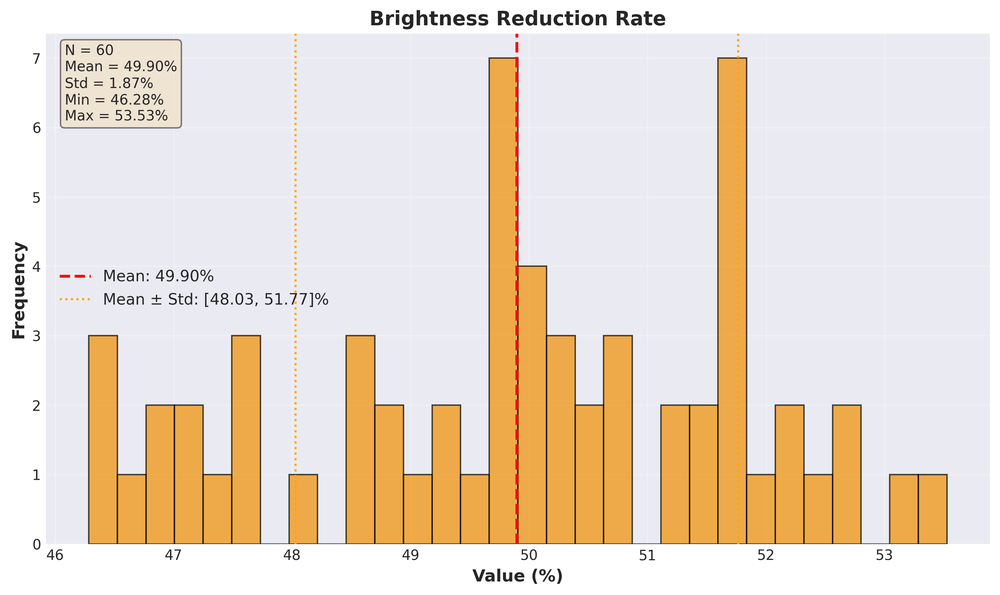
#> input picture Evaluation/Brightness_Reduction_distribution.png, 1000 x 595 px, shrunk from 2964 x 1764 before the run
$ python -i pretreatment_model.py   (imports and definitions only)
#> lines starting #> are read from the running program, lines starting #| are printed output that depends on the picture
#> further down, picture is the input picture: shape (595, 1000, 3); mean B, G, R 205.9, 220.2, 233.9
from __future__ import annotations

from typing import Tuple

import cv2
import numpy as np


class PreprocessingModel:

    def __init__(self, gamma: float = 0.7, clip_limit: float = 1.0, tile_size: int = 8) -> None:
        self.gamma = gamma
        self.clip_limit = clip_limit
        self.tile_size = tile_size

    # ------------------------------------------------------------------
    # Individual processing steps
    # ------------------------------------------------------------------
    def apply_gamma_correction(self, image: np.ndarray, gamma: float | None = None) -> np.ndarray:
        g = self.gamma if gamma is None else gamma
        norm = image.astype(np.float32) / 255.0
        corrected = np.power(norm, g)
        return np.clip(corrected * 255.0, 0, 255).astype(np.uint8)

    def apply_clahe(self, image: np.ndarray, clip_limit: float | None = None, tile_size: int | None = None) -> np.ndarray:
        cl = self.clip_limit if clip_limit is None else clip_limit
        ts = self.tile_size if tile_size is None else tile_size
        lab = cv2.cvtColor(image, cv2.COLOR_BGR2LAB)
#> lab: shape (595, 1000, 3); mean of channels 0, 1, 2 226.2, 131.8, 137.2
        l_channel, a_channel, b_channel = cv2.split(lab)
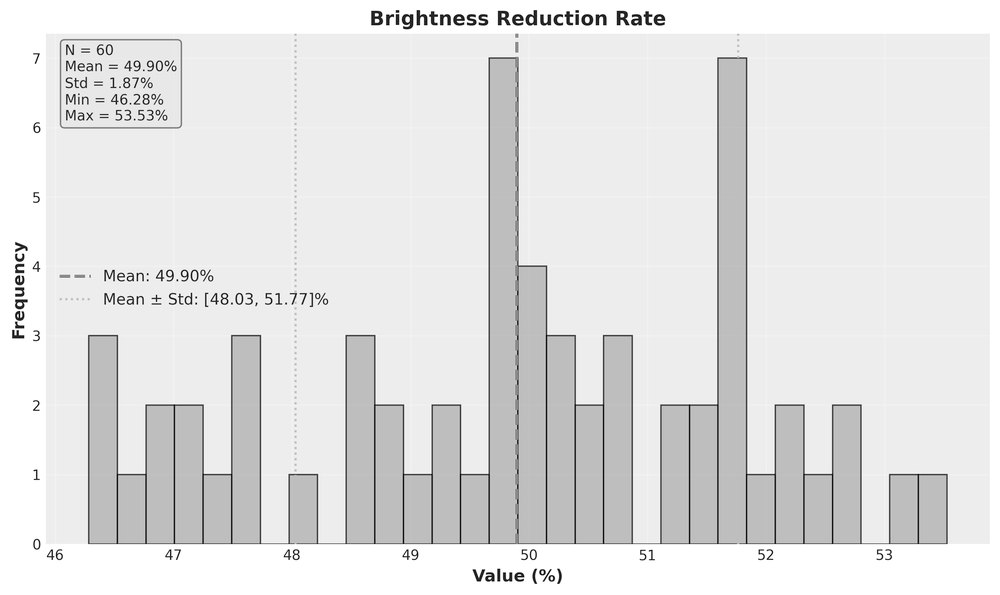
#> l_channel: shape (595, 1000); min 0, max 255, mean 226.2
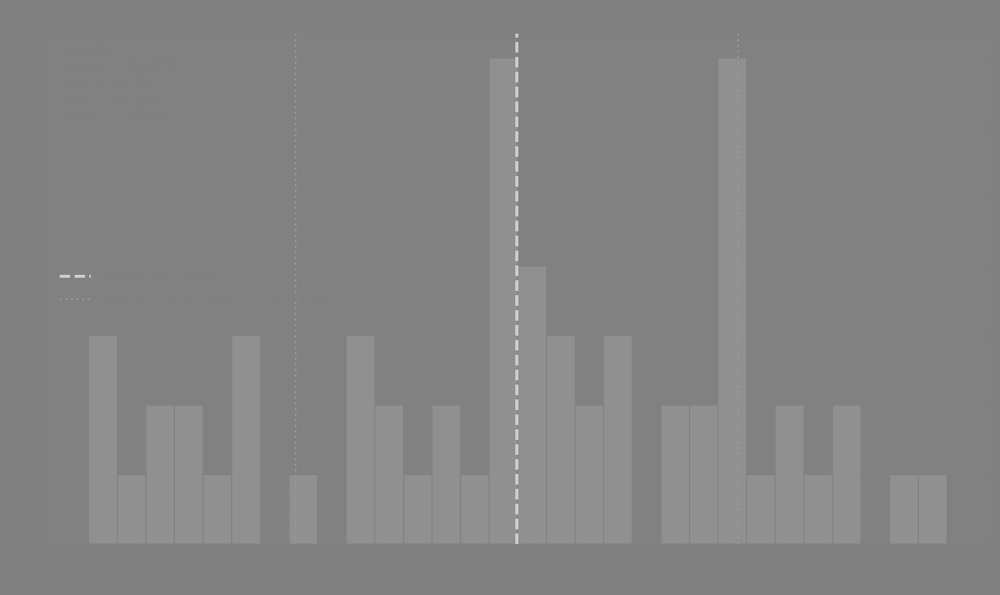
#> a_channel: shape (595, 1000); min 121, max 208, mean 131.8
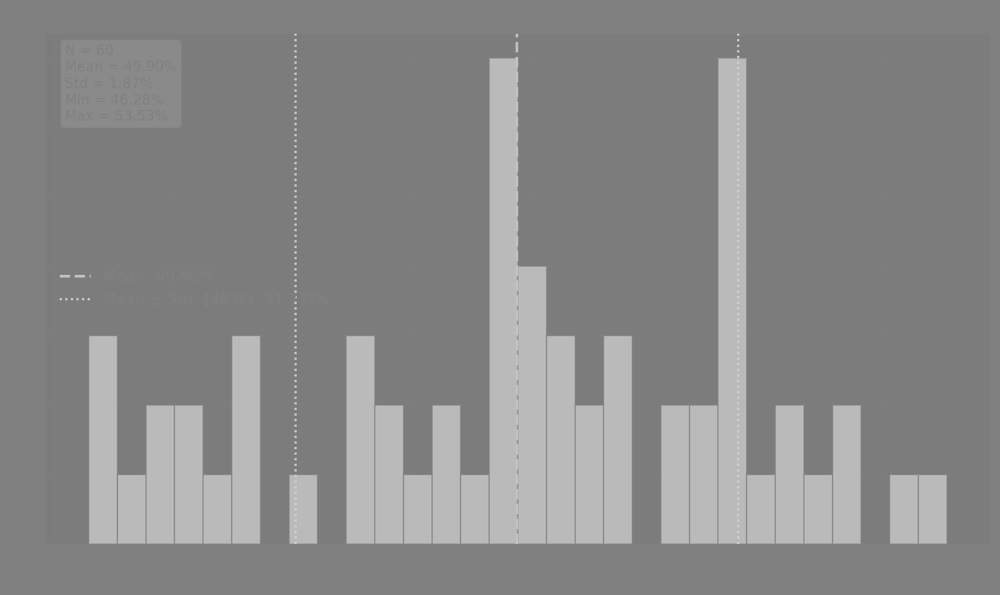
#> b_channel: shape (595, 1000); min 119, max 208, mean 137.2
        clahe = cv2.createCLAHE(clipLimit=cl, tileGridSize=(ts, ts))
        l_equalised = clahe.apply(l_channel)
        lab_eq = cv2.merge((l_equalised, a_channel, b_channel))
#> lab_eq: shape (595, 1000, 3); mean of channels 0, 1, 2 222.5, 131.8, 137.2
        return cv2.cvtColor(lab_eq, cv2.COLOR_LAB2BGR)

    def apply_full_preprocessing(self, image: np.ndarray) -> Tuple[np.ndarray, np.ndarray]:
        gamma_img = self.apply_gamma_correction(image)
        processed = self.apply_clahe(gamma_img)
        return gamma_img, processed

>>> import cv2
>>> picture = cv2.imread('../../Evaluation/Brightness_Reduction_distribution.png')
>>> result = PreprocessingModel().apply_clahe(picture)

$ run again, on Evaluation/Cov_distribution.png
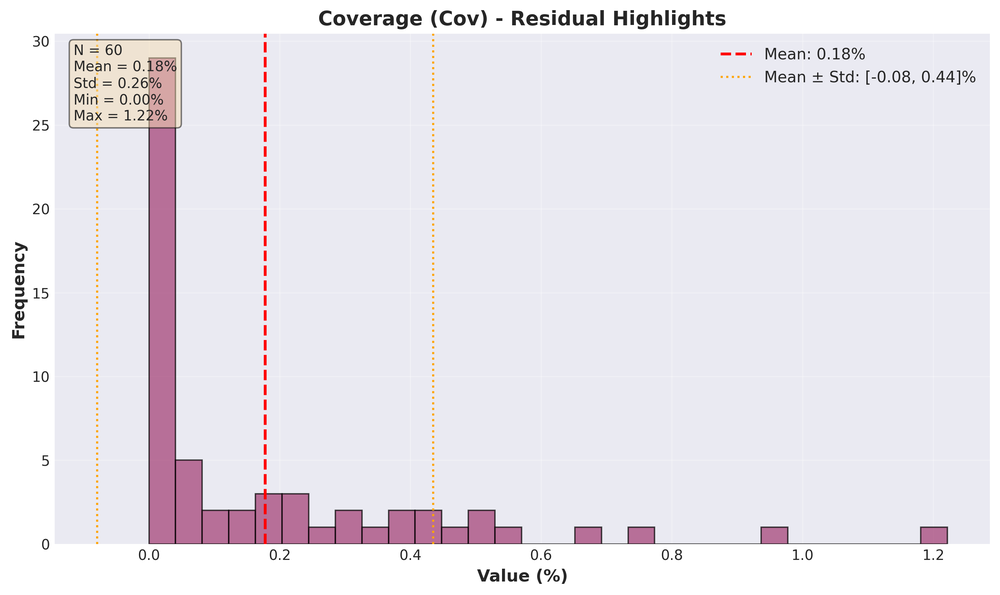
#> input picture Evaluation/Cov_distribution.png, 1000 x 595 px, shrunk from 2964 x 1764 before the run
#> picture is the input picture: shape (595, 1000, 3); mean B, G, R 236.3, 229.3, 232.9
#> lab: shape (595, 1000, 3); mean of channels 0, 1, 2 233.2, 130.3, 125
#> in apply_clahe, `l_channel, a_channel, b_channel = cv2.split(lab)`:
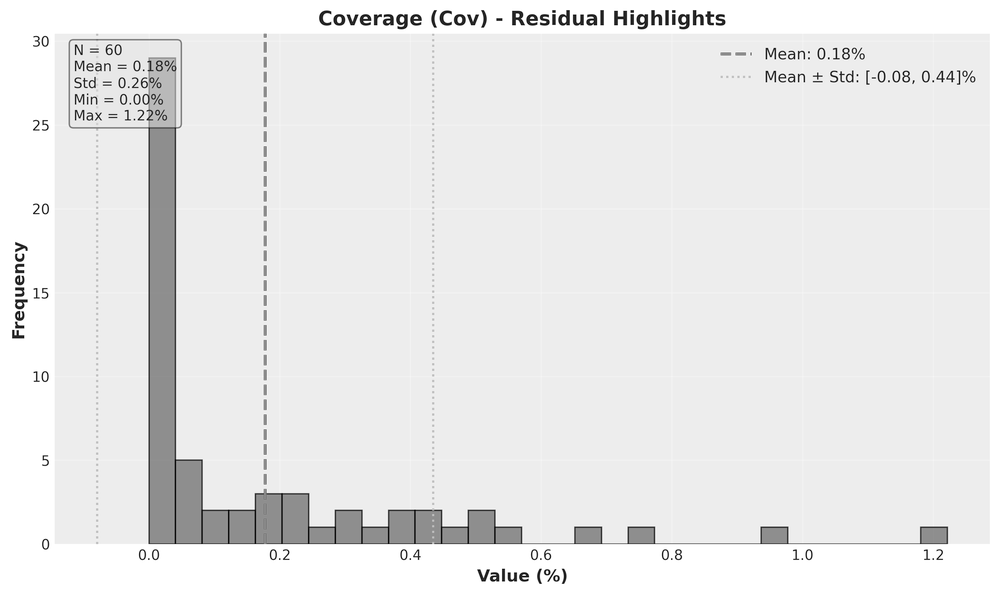
#> l_channel: shape (595, 1000); min 0, max 255, mean 233.2
#> in apply_clahe, `l_channel, a_channel, b_channel = cv2.split(lab)`:
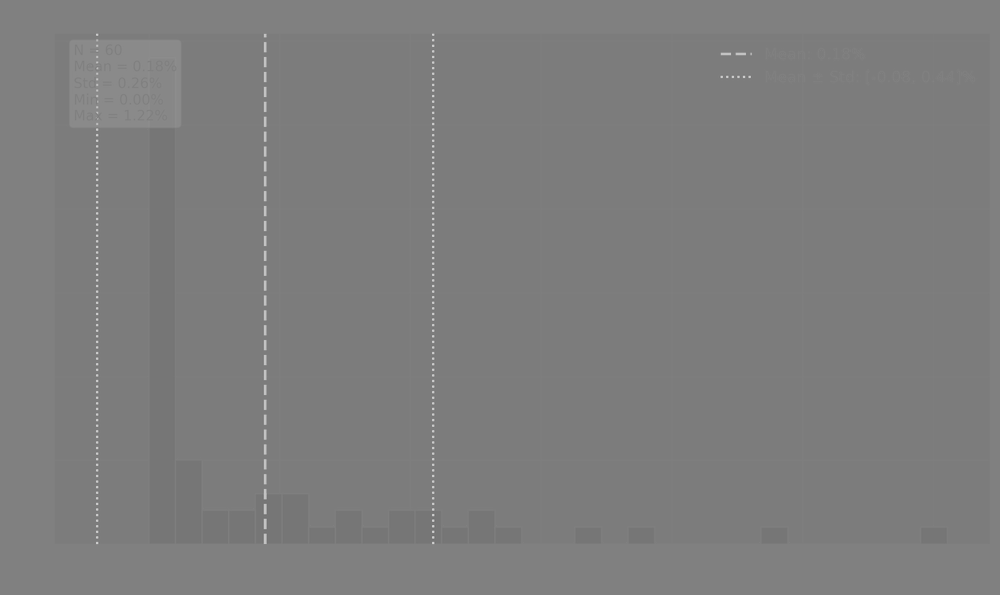
#> b_channel: shape (595, 1000); min 111, max 209, mean 125
#> lab_eq: shape (595, 1000, 3); mean of channels 0, 1, 2 230.1, 130.3, 125

$ run again, on Evaluation/HLR_distribution.png
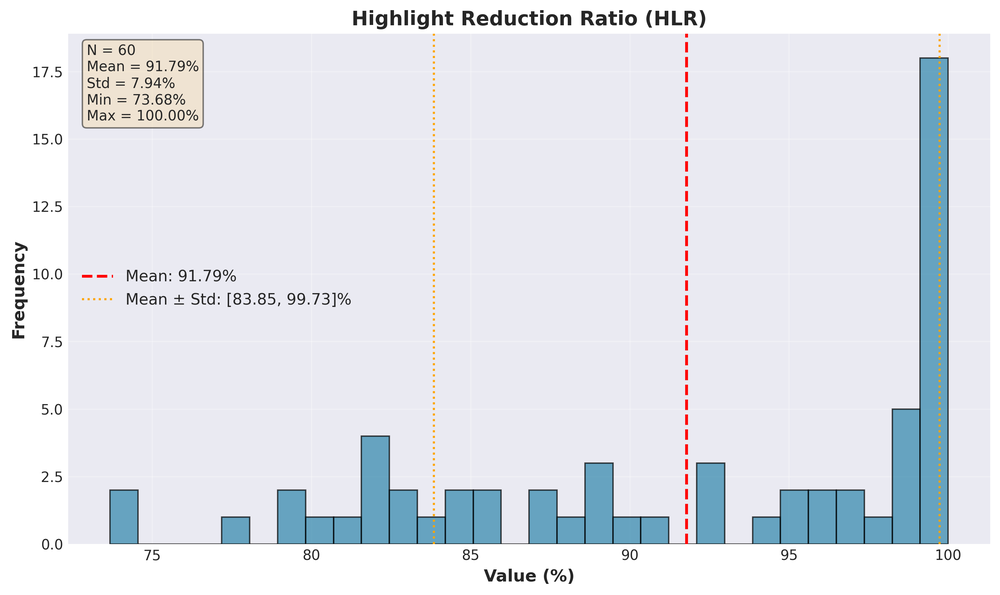
#> input picture Evaluation/HLR_distribution.png, 1000 x 595 px, shrunk from 2964 x 1764 before the run
#> picture is the input picture: shape (595, 1000, 3); mean B, G, R 235.9, 228.9, 225.2
#> lab: shape (595, 1000, 3); mean of channels 0, 1, 2 231.4, 128, 124.2
#> in apply_clahe, `l_channel, a_channel, b_channel = cv2.split(lab)`:
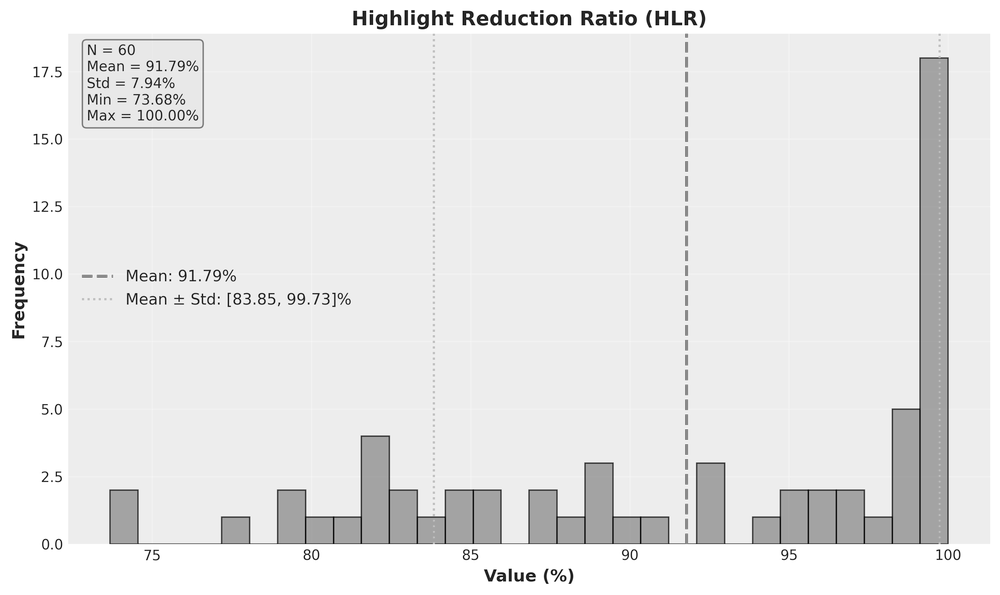
#> l_channel: shape (595, 1000); min 0, max 255, mean 231.4
#> in apply_clahe, `l_channel, a_channel, b_channel = cv2.split(lab)`:
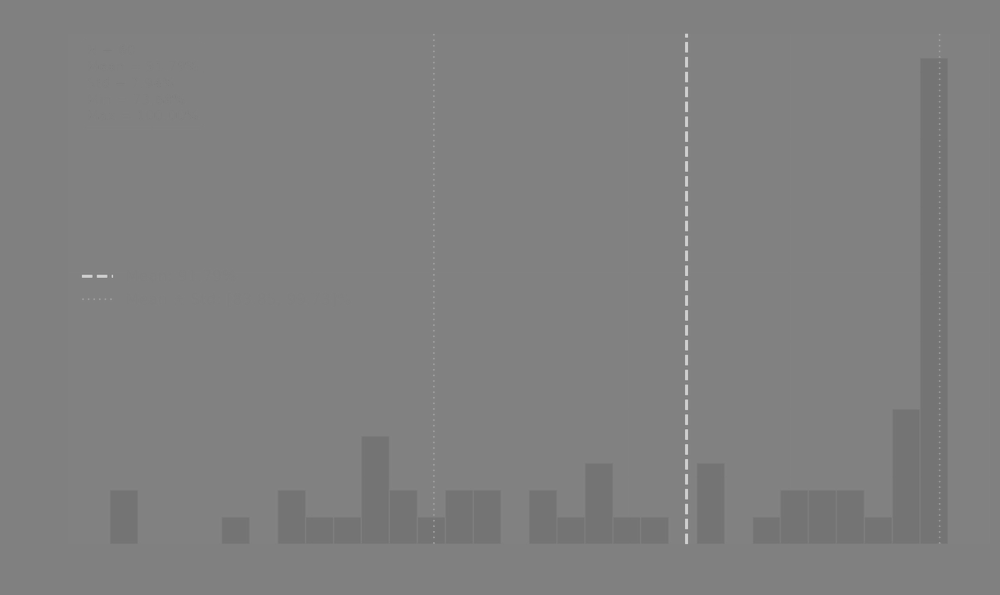
#> a_channel: shape (595, 1000); min 115, max 208, mean 128
#> lab_eq: shape (595, 1000, 3); mean of channels 0, 1, 2 228.2, 128, 124.2

$ run again, on Evaluation/Variance_Improvement_distribution.png
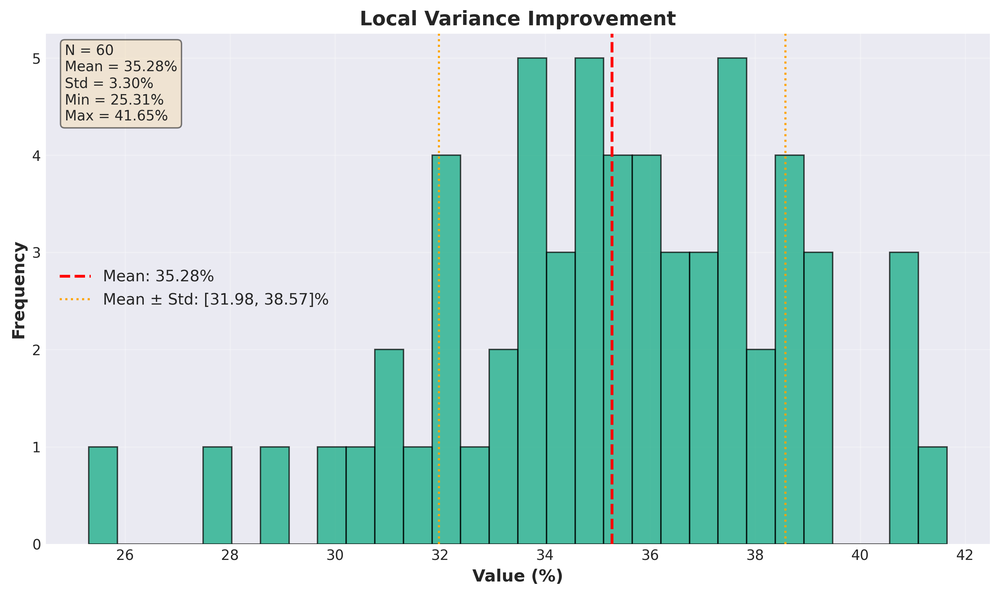
#> input picture Evaluation/Variance_Improvement_distribution.png, 1000 x 595 px, shrunk from 2964 x 1764 before the run
#> picture is the input picture: shape (595, 1000, 3); mean B, G, R 215.2, 219, 189.6
#> lab: shape (595, 1000, 3); mean of channels 0, 1, 2 218, 118.3, 127.5
#> in apply_clahe, `l_channel, a_channel, b_channel = cv2.split(lab)`:
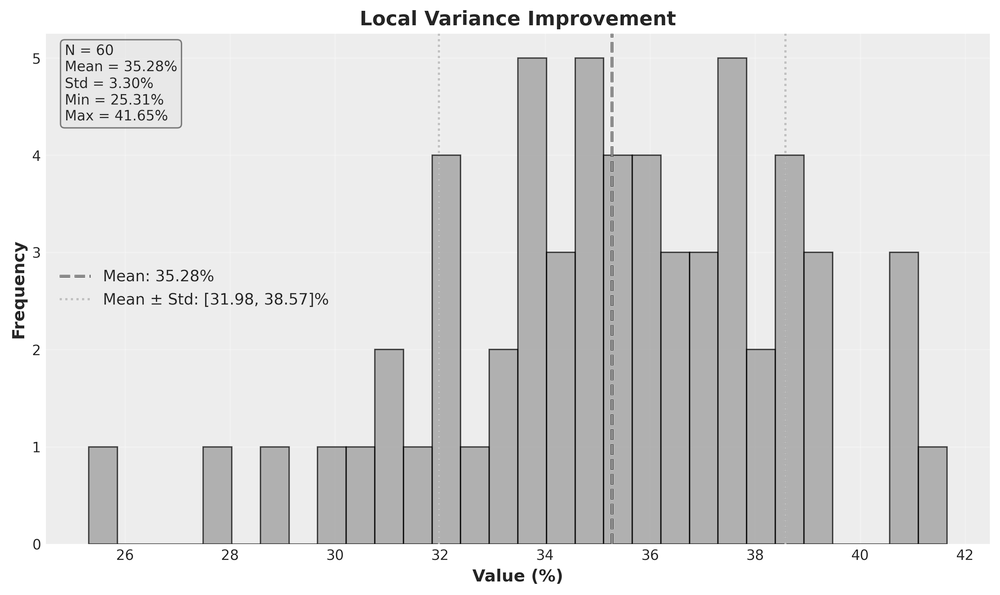
#> l_channel: shape (595, 1000); min 0, max 255, mean 218
#> in apply_clahe, `l_channel, a_channel, b_channel = cv2.split(lab)`:
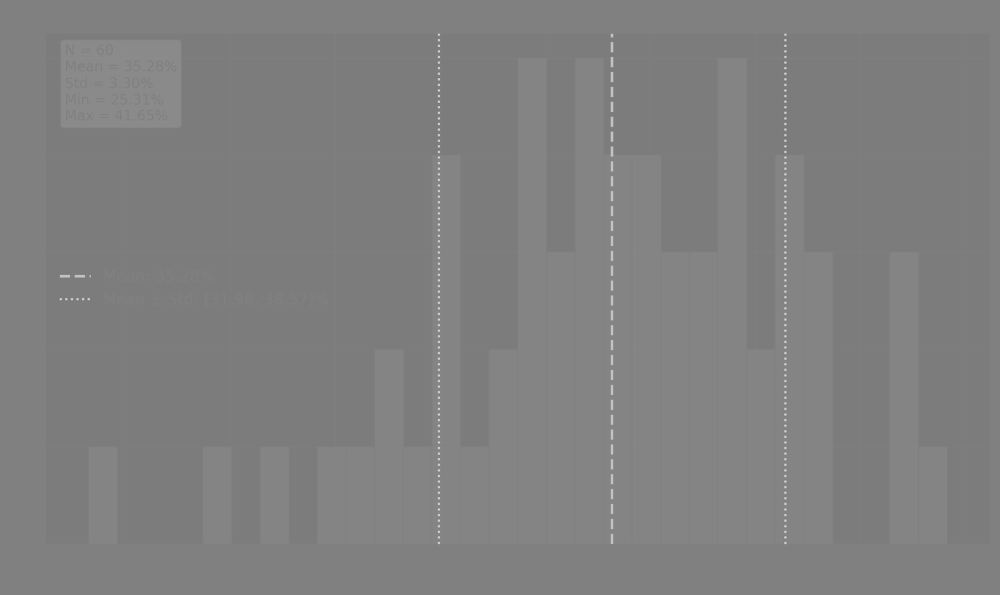
#> b_channel: shape (595, 1000); min 119, max 208, mean 127.5
#> lab_eq: shape (595, 1000, 3); mean of channels 0, 1, 2 215, 118.3, 127.5
